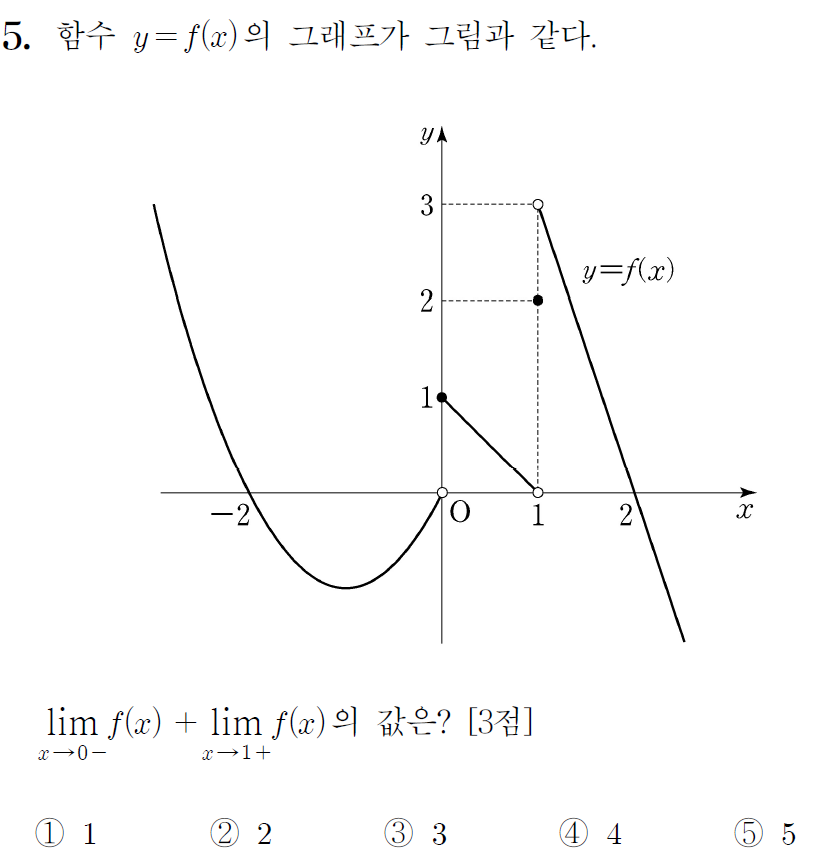
#> input picture 2018수능나_05.png, 834 x 855 px
$ python make_thumb_from_png.py
#> lines starting #> are read from the running program, lines starting #| are printed output that depends on the picture
#!/usr/bin/env python3
"""
PNG 소스로부터 v4 규격 썸네일 생성 유틸리티
=============================================
원본 PDF가 손상/불완전하여 PNG 캡처본으로 대체해야 할 때 사용.

사용법:
  1. 아래 설정값(PROBLEM_ID, SRC_PNG, PERIOD_RIGHT_X, PERIOD_TOP_Y) 수정
  2. python3 make_thumb_from_png.py

좌표 기준:
  - PERIOD_RIGHT_X, PERIOD_TOP_Y : 1400px 기준으로 확대된 이미지에서 마침표(.)의
    오른쪽 끝 x좌표, 상단 y좌표.
  - 값을 모를 경우 브라우저에서 결과 확인하며 조정 (처음엔 50~130 범위에서 시작).
"""

import unicodedata
from PIL import Image, ImageDraw

# ── 사용자 설정 ──────────────────────────────────────────
PROBLEM_ID     = '2018수능나_05'   # 저장될 썸네일 파일명 (확장자 제외)
SRC_PNG        = '2018수능나_05.png'  # 원본 PNG 경로 (프로젝트 루트 기준)
PERIOD_RIGHT_X = 50    # 마침표 오른쪽 끝 x (1400px 기준)
PERIOD_TOP_Y   = 88    # 마침표 상단 y (1400px 기준)
# ────────────────────────────────────────────────────────

# v4 고정 상수
CANVAS_WIDTH     = 1400
ANCHOR_X_1DIGIT  = 2
ANCHOR_X_2DIGIT  = 29
ANCHOR_Y_TARGET  = 90
MASK_LINE_HEIGHT = 8
THUMBNAIL_DIR    = 'static/thumbnails'


def main():
    import os
    nfc_id     = unicodedata.normalize('NFC', PROBLEM_ID)
    thumb_path = os.path.join(THUMBNAIL_DIR, f'{nfc_id}.png')

    # 1자리/2자리 자동 판별
    import re
    m = re.search(r'_\D*(\d+)$', PROBLEM_ID)
    num = str(int(m.group(1))) if m else '1'
    anchor_x = ANCHOR_X_2DIGIT if len(num) >= 2 else ANCHOR_X_1DIGIT

    # RGBA → RGB (흰 배경 합성)
    src = Image.open(SRC_PNG).convert('RGBA')
#> src is the input picture: PIL image 834x855 RGBA; mean R, G, B, A 251.3, 251.3, 251.3, 255
    bg  = Image.new('RGBA', src.size, (255, 255, 255, 255))
#> bg: PIL image 834x855 RGBA; every value is 255
    bg.paste(src, mask=src.split()[3])
    raw_img = bg.convert('RGB')

    # 1400px 기준 비례 확대
    src_w, src_h = raw_img.size
#> src_w = 834; src_h = 855
    raw_img = raw_img.resize(
        (CANVAS_WIDTH, int(src_h * CANVAS_WIDTH / src_w)),
        Image.LANCZOS
    )
#> raw_img: PIL image 1400x1435 RGB

    # 오프셋 계산
    offset_x = anchor_x - PERIOD_RIGHT_X
    offset_y = ANCHOR_Y_TARGET - PERIOD_TOP_Y

    # 캔버스 생성 및 붙여넣기
    top_pad  = max(0, offset_y)
    canvas_h = raw_img.size[1] + top_pad
#> canvas_h = 1437
    canvas   = Image.new('RGB', (CANVAS_WIDTH, canvas_h), (255, 255, 255))
#> canvas: PIL image 1400x1437 RGB; every value is 255
    canvas.paste(raw_img, (offset_x, offset_y))
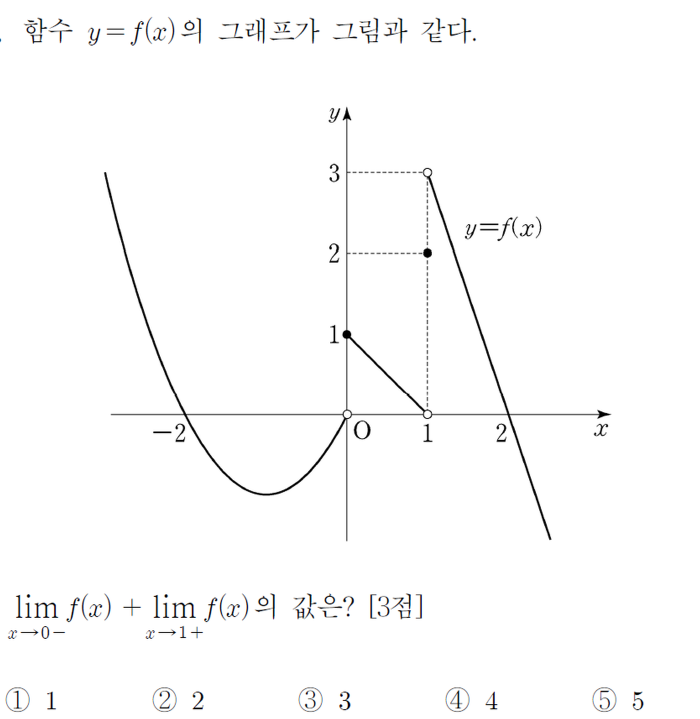
#> canvas: PIL image 1400x1437 RGB (shown at 1/2 size); mean R, G, B 251.2, 251.3, 251.3

    # 번호 차폐
    mask_right  = anchor_x + 2
    mask_bottom = ANCHOR_Y_TARGET + MASK_LINE_HEIGHT
    ImageDraw.Draw(canvas).rectangle(
        [0, 0, mask_right, mask_bottom], fill=(255, 255, 255)
    )

    canvas.save(thumb_path, 'PNG', optimize=True)
    print(f'저장 완료: {thumb_path}')
    print(f'  num={num} ({"2" if len(num)>=2 else "1"}자리)  anchor_x={anchor_x}')
    print(f'  period=({PERIOD_RIGHT_X},{PERIOD_TOP_Y})  offset=({offset_x},{offset_y})')
    print(f'  마스크=[0,0,{mask_right},{mask_bottom}]  캔버스:{canvas.size}')
#|   마스크=[0,0,4,98]  캔버스:(1400, 1437)


if __name__ == '__main__':
    main()
